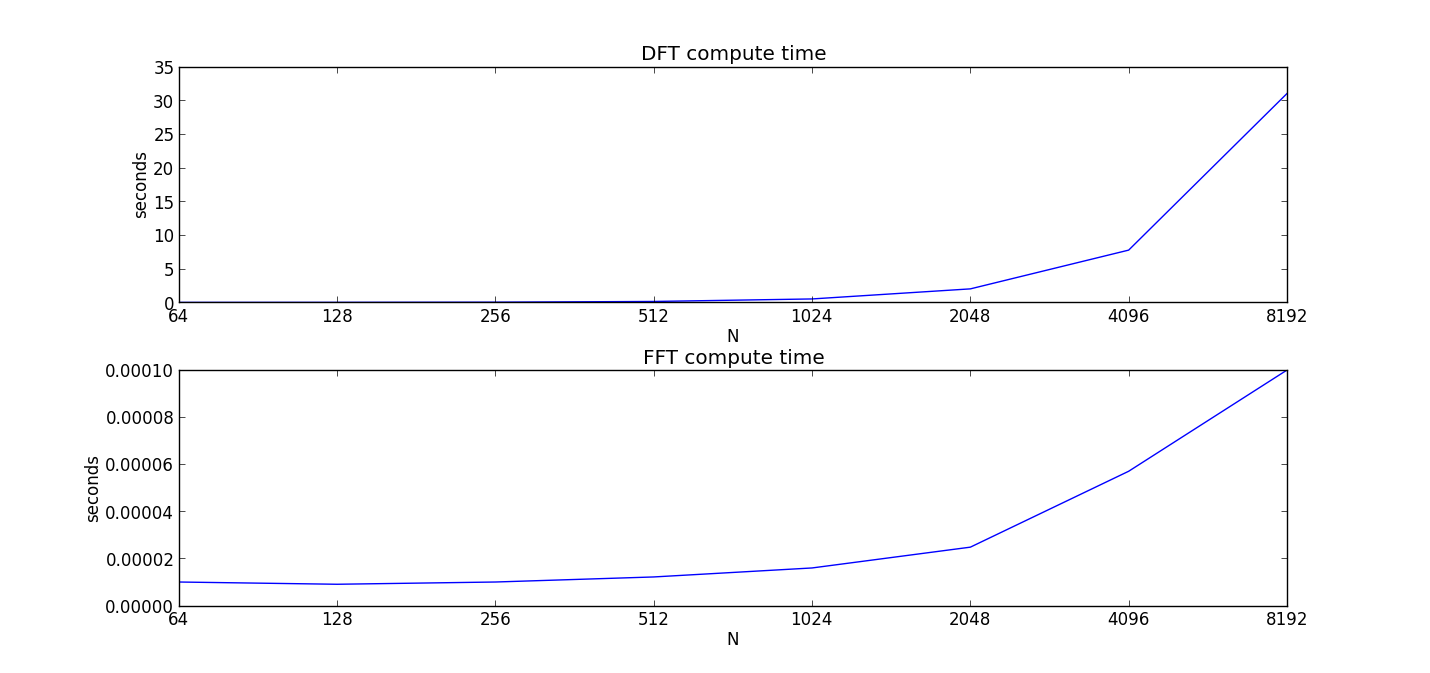

Write Python code to recreate this figure.
import numpy as np
from scipy.fftpack import fft
import matplotlib.pyplot as plt
import time

timeDFT = np.array([])
timeFFT = np.array([])
Ns = 2**np.arange(6,14)
for N in Ns:
	x = np.random.rand(N)
	X = np.array([])
	str_time = time.time()
	for k in range(N):
		s = np.exp(1j*2*np.pi*k/N*np.arange(N))
		X = np.append(X, sum(x*np.conjugate(s)))
	timeDFT = np.append(timeDFT, time.time()-str_time)

for N in Ns:
	x = np.random.rand(N)
	X = fft(x)
	str_time = time.time()
	X = fft(x)
	timeFFT = np.append(timeFFT, time.time()-str_time)

plt.figure(1)
plt.subplot(2,1,1)
plt.plot(timeDFT)
plt.title('DFT compute time')
plt.xlabel('N')
plt.ylabel('seconds')
plt.xticks(np.arange(len(Ns)), Ns)
plt.subplot(2,1,2)
plt.plot(timeFFT)
plt.title('FFT compute time')
plt.xlabel('N')
plt.ylabel('seconds')
plt.xticks(np.arange(len(Ns)), Ns)
plt.show()
